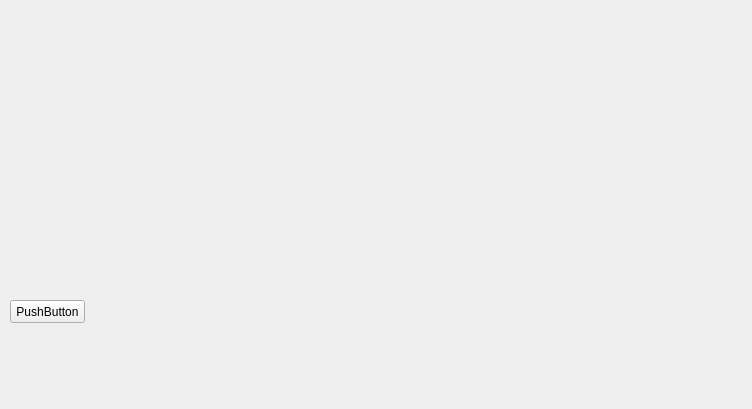
<?xml version="1.0" encoding="UTF-8"?>
<ui version="4.0">
 <class>digitalclock</class>
 <widget class="QMainWindow" name="digitalclock">
  <property name="geometry">
   <rect>
    <x>0</x>
    <y>0</y>
    <width>752</width>
    <height>409</height>
   </rect>
  </property>
  <property name="windowTitle">
   <string>digitalclock</string>
  </property>
  <widget class="QWidget" name="centralwidget">
   <widget class="QPushButton" name="pushButton">
    <property name="geometry">
     <rect>
      <x>10</x>
      <y>300</y>
      <width>75</width>
      <height>23</height>
     </rect>
    </property>
    <property name="text">
     <string>PushButton</string>
    </property>
   </widget>
  </widget>
  <widget class="QMenuBar" name="menubar">
   <property name="geometry">
    <rect>
     <x>0</x>
     <y>0</y>
     <width>752</width>
     <height>26</height>
    </rect>
   </property>
  </widget>
 </widget>
 <resources/>
 <connections/>
</ui>
